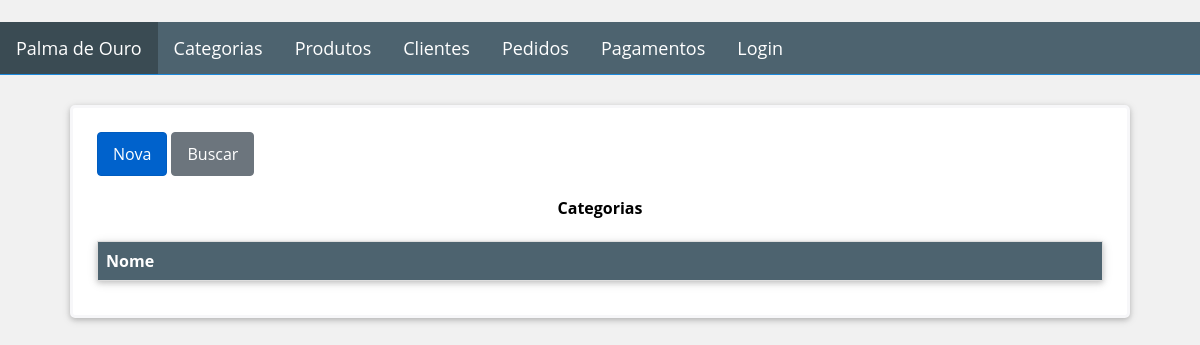
/category, run on an earlier commit of the app's database.
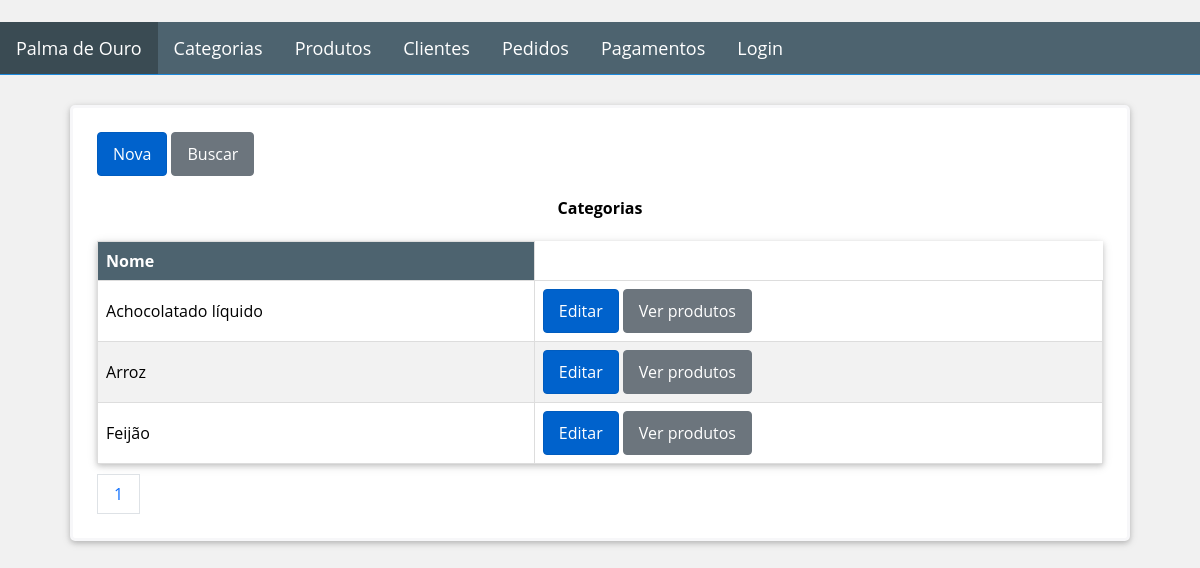
And on a later commit of the database.
### Golden_Leaf/models.py (models this page shows, shortened)
class Category(db.Model):
    __tablename__ = 'categories'
    id = db.Column(db.Integer, primary_key=True)
    title = db.Column(db.String(32), index=True, nullable=False)

### Golden_Leaf/views/category/routes.py (the view)
@blueprint_category.route("/category", methods=['GET'])
@register_breadcrumb(blueprint_category, '.', 'Categorias')
def get_categories():
    page = request.args.get('page', 1, type=int)
    categories = Category.query.order_by(Category.title).paginate(page=page, per_page=10)
    return render_template('category/list.html', categories=categories)

### Golden_Leaf/templates/category/list.html
{% extends "base.html" %}
{% block page_content %}
<div class="container">
    <div>
        <div>
            <a class="btn btn-primary" href="{{ url_for('blueprint_category.new_category') }}">
                Nova
            </a>
            <a class="btn btn-default" href="{{ url_for('blueprint_category.search_category') }}">
                Buscar
            </a>
        </div>
    </div>
    <div class="table-responsive">
        <table>
            <caption><h4>Categorias</h4></caption>
            <thead>
                <tr>
                    <th>Nome</th>
                </tr>
            </thead>
            <tbody>
                {% for category in categories.items %}
                <tr>
                    <td>{{ category.title }}</td>
                    <td>
                        <div class="group-button">
                            <a class="btn btn-primary" href="{{ url_for('blueprint_category.update_category',id=category.id) }}">
                                Editar
                            </a>
                            <a class="btn btn-default" href="{{ url_for('blueprint_category.products_of',id=category.id) }}">
                                Ver produtos
                            </a>
                        </div>
                    </td>
                </tr>
                {% endfor %}
            </tbody>
        </table>
    </div>
    <div class="pagination">
        {% for page_number in categories.iter_pages(left_edge=1,right_edge=1,left_current=1,right_current=2) %}
        {% if page_number %}
        {% if categories.page == page_number %}
        <a
           href="{{ url_for('blueprint_category.get_categories',page=page_number) }}">{{ page_number }}</a>
        {% else %}
        <a
           href="{{ url_for('blueprint_category.get_categories',page=page_number) }}">{{ page_number }}</a>
        {% endif %}
        {% else %}
        ...
        {% endif %}
        {% endfor %}
    </div>
</div>
{% endblock %}

What changed in the data, as far as the page shows it:
added Category: title "Achocolatado líquido"
added Category: title "Arroz"
added Category: title "Feijão"
Also different on the page:
new list line: "1"
